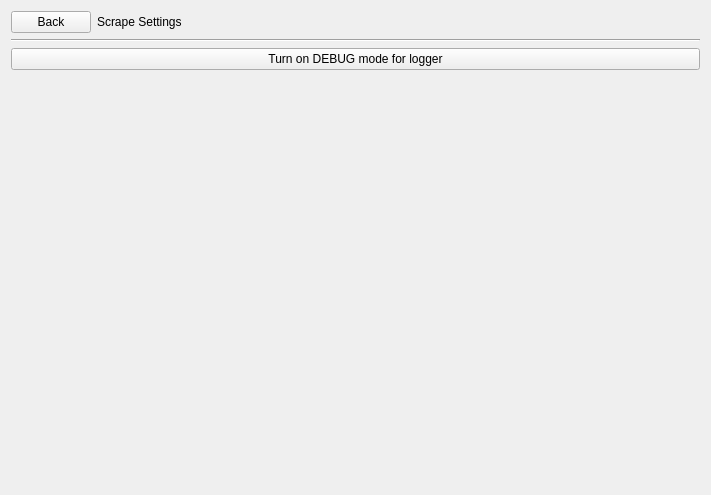
<?xml version="1.0" encoding="UTF-8"?>
<ui version="4.0">
 <class>SettingsMenu</class>
 <widget class="QWidget" name="SettingsMenu">
  <property name="geometry">
   <rect>
    <x>0</x>
    <y>0</y>
    <width>711</width>
    <height>495</height>
   </rect>
  </property>
  <property name="windowTitle">
   <string>Form</string>
  </property>
  <layout class="QVBoxLayout" name="verticalLayout">
   <item>
    <layout class="QHBoxLayout" name="topHLayout" stretch="0,1">
     <item>
      <widget class="QPushButton" name="backBtn">
       <property name="text">
        <string>Back</string>
       </property>
      </widget>
     </item>
     <item>
      <widget class="QLabel" name="mainTitle">
       <property name="text">
        <string>Scrape Settings</string>
       </property>
      </widget>
     </item>
    </layout>
   </item>
   <item>
    <widget class="Line" name="line">
     <property name="orientation">
      <enum>Qt::Horizontal</enum>
     </property>
    </widget>
   </item>
   <item>
    <layout class="QVBoxLayout" name="bodyVLayout">
     <item>
      <widget class="QPushButton" name="debugBtn">
       <property name="text">
        <string>Turn on DEBUG mode for logger</string>
       </property>
      </widget>
     </item>
    </layout>
   </item>
   <item>
    <spacer name="verticalSpacer">
     <property name="orientation">
      <enum>Qt::Vertical</enum>
     </property>
     <property name="sizeHint" stdset="0">
      <size>
       <width>20</width>
       <height>40</height>
      </size>
     </property>
    </spacer>
   </item>
  </layout>
 </widget>
 <resources/>
 <connections/>
</ui>
